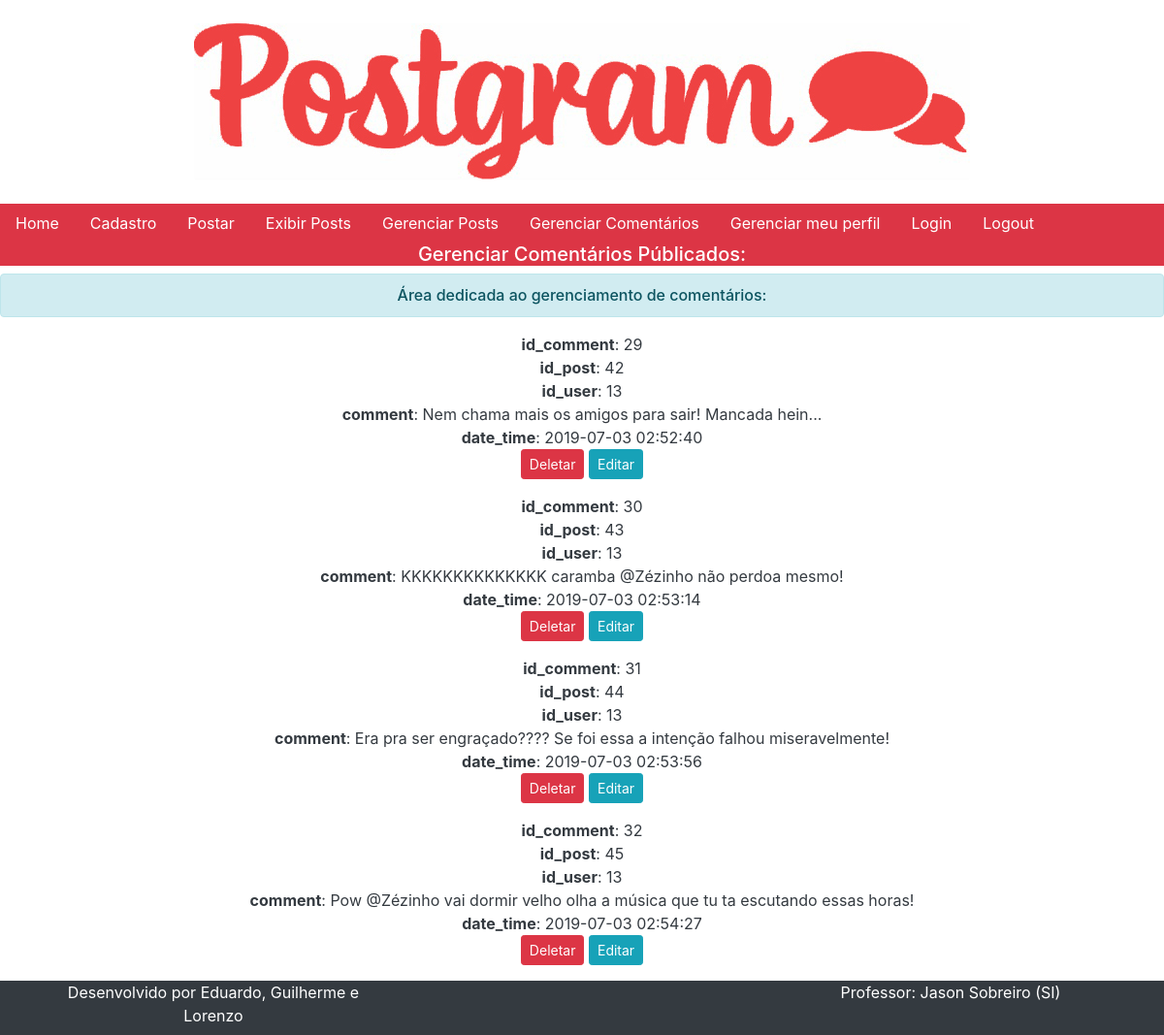
Page /gerenciar_comment.php (signed in) on the committed database.
### tables this page shows
CREATE TABLE `tb_comments` (
  `id_comment` int(11) NOT NULL,
  `id_post` int(11) NOT NULL,
  `id_user` int(11) NOT NULL,
  `comment` text NOT NULL,
  `date_time` timestamp NOT NULL DEFAULT CURRENT_TIMESTAMP ON UPDATE CURRENT_TIMESTAMP
);

### gerenciar_comment.php (the view, shortened to what this page needs)
 <!DOCTYPE html>
<html lang="pt-br">
<head>
	<link rel="stylesheet" type="text/css" href="bootstrap/css/bootstrap.min.css">
</head>
<body class="text-center text-dark">
<br>
<div>
	<img src="postgrammini.jpg" class="rounded mx-auto d-block">
</div><br>
	<?php
	include 'menu.php';
	include 'conn.php';
	$sql = "SELECT * FROM tb_comments WHERE id_user =".$_SESSION['id_user'];
	$result = mysqli_query($conn, $sql);
	$linhas = mysqli_affected_rows($conn);
	if($linhas > 0)
	{
		echo '<h5 class="bg-danger text-white">Gerenciar Comentários Públicados:</h5>';
		echo"<h6 class='alert alert-info'>Área dedicada ao gerenciamento de comentários:</h6>";
		while ($registros = mysqli_fetch_assoc($result))
		{
			echo '<p>';
			foreach ($registros as $indice => $valor)
			{
				if($indice == 'id_comment')
				{
					$id_comment = $valor;
				}
				echo "<strong>$indice</strong>: $valor <br>";
			}
			echo '<a href="deletar_comment.php?id_comment='.$id_comment.'"
			onclick="return confirm(\'Deseja excluir este post?\')"
			class="btn btn-danger btn-sm">
			Deletar</a>';
			echo ' <a href="editar_comment.php?id_comment='.$id_comment.'"
			class="btn btn-info btn-sm">
			Editar</a>';
			echo '</p>';
		}
	}
	else
	{
		echo '<h6 class="alert alert-info">Não há nenhum comentário publicado...</h6>';
	}
	?>
<ul class="nav bg-dark text-white">
<div class="container-fluid" id="container-rodape">
	<div class="container">
		<div class="row">
			<div class="col-xs-12 col-sn-12 col-md-4 col-lg-4">
			<p class="p- mb-2">Desenvolvido por Eduardo, Guilherme e Lorenzo</p>
			</div>
			<div class="col-xs-12 col-sn-12 col-md-4 col-lg-4">
			</div>
			<div class="col-xs-12 col-sn-12 col-md-4 col-lg-4">
			<p class="p- mb-2">Professor: Jason Sobreiro (SI)</p>
			</div>
		</div>
	</div>
</div>
</ul>
</body>
</html>

### menu.php (shortened to what this page needs)
<ul class="nav bg-danger p- mb-5>
	<li class="nav-item">
		<a class="nav-link text-white" href="index.php">Home</a>
	<li class="nav-item">
		<a class="nav-link text-white" href="cad_membro.php">Cadastro</a>
	</li>
	<li class="nav-item">
		<a class="nav-link text-white" href="cad_posts.php">Postar</a>
	</li>
	<li class="nav-item">
		<a class="nav-link text-white" href="exibir.php">Exibir Posts</a>
	</li>
	<li class="nav-item">
		<a class="nav-link text-white" href="gerenciar.php">Gerenciar Posts</a>
	</li>
	<li class="nav-item">
		<a class="nav-link text-white" href="gerenciar_comment.php">Gerenciar Comentários</a>
	</li>
	<li class="nav-item">
		<a class="nav-link text-white" href="perfil.php">Gerenciar meu perfil</a>
	</li>
	<li class="nav-item">
		<a class="nav-link text-white" href="login.php">Login</a>
	</li>
	<li class="nav-item">
		<a class="nav-link text-white" href="logout.php">Logout</a>
	</li>
</ul>

### rows in the picture
tb_comments: indice "id_comment", id_comment "29", indice "id_post", id_post "42", indice "id_user", id_user "13", indice "comment", comment "Nem chama mais os amigos para sair! Mancada hein...", indice "date_time", date_time "2019-07-03 02:52:40"
tb_comments: indice "id_comment", id_comment "30", indice "id_post", id_post "43", indice "id_user", id_user "13", indice "comment", comment "KKKKKKKKKKKKKK caramba @Zézinho não perdoa mesmo!", indice "date_time", date_time "2019-07-03 02:53:14"
tb_comments: indice "id_comment", id_comment "31", indice "id_post", id_post "44", indice "id_user", id_user "13", indice "comment", comment "Era pra ser engraçado???? Se foi essa a intenção falhou miseravelmente!", indice "date_time", date_time "2019-07-03 02:53:56"
tb_comments: indice "id_comment", id_comment "32", indice "id_post", id_post "45", indice "id_user", id_user "13", indice "comment", comment "Pow @Zézinho vai dormir velho olha a música que tu ta escutando essas horas!", indice "date_time", date_time "2019-07-03 02:54:27"
